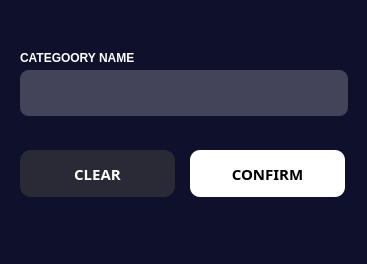
<?xml version="1.0" encoding="UTF-8"?>
<ui version="4.0">
 <class>AddCat</class>
 <widget class="QDialog" name="AddCat">
  <property name="geometry">
   <rect>
    <x>0</x>
    <y>0</y>
    <width>367</width>
    <height>264</height>
   </rect>
  </property>
  <property name="minimumSize">
   <size>
    <width>367</width>
    <height>264</height>
   </size>
  </property>
  <property name="maximumSize">
   <size>
    <width>367</width>
    <height>264</height>
   </size>
  </property>
  <property name="windowTitle">
   <string>Dialog</string>
  </property>
  <property name="styleSheet">
   <string notr="true">QDialog#AddCat{
background-color: rgb(15, 16, 43);
}</string>
  </property>
  <widget class="QLabel" name="label_7">
   <property name="geometry">
    <rect>
     <x>20</x>
     <y>50</y>
     <width>141</width>
     <height>16</height>
    </rect>
   </property>
   <property name="styleSheet">
    <string notr="true">font-family: 'Montserrat';
font-style: normal;
font-weight: 600;
font-size: 10.1515px;
line-height: 12px;
text-transform: uppercase;

color: #FFFFFF;</string>
   </property>
   <property name="text">
    <string>CATEGOORY NAME</string>
   </property>
  </widget>
  <widget class="QLineEdit" name="categoryTBx">
   <property name="geometry">
    <rect>
     <x>20</x>
     <y>70</y>
     <width>328</width>
     <height>46</height>
    </rect>
   </property>
   <property name="styleSheet">
    <string notr="true">font-family: 'Montserrat';
font-style: normal;
font-weight: 500;
font-size: 15px;
line-height: 18px;
color: #777887;

position: absolute;
width: 318px;
height: 34px;

background: #434459;
border-radius: 9.32035px;

padding-left:10px;</string>
   </property>
   <property name="text">
    <string/>
   </property>
   <property name="placeholderText">
    <string/>
   </property>
  </widget>
  <widget class="QPushButton" name="addcategoryconfirmButton">
   <property name="geometry">
    <rect>
     <x>190</x>
     <y>150</y>
     <width>155</width>
     <height>47</height>
    </rect>
   </property>
   <property name="font">
    <font>
     <family>Montserrat</family>
     <pointsize>-1</pointsize>
     <weight>75</weight>
     <italic>false</italic>
     <bold>true</bold>
    </font>
   </property>
   <property name="styleSheet">
    <string notr="true">font-family: 'Montserrat';
font-style: normal;
font-weight: 600;
font-size: 15px;
line-height: 18px;

color: rgb(0, 0, 0);
box-sizing: border-box;

position: absolute;
width: 131px;
height: 34px;
left: 200.1px;
top: calc(50% - 34px/2 + 231px);

background: #FFFFFF;
border-radius: 10px;</string>
   </property>
   <property name="text">
    <string>CONFIRM</string>
   </property>
   <property name="icon">
    <iconset resource="ICONS.qrc">
     <normaloff>:/ARROW/RESOURCE/next.png</normaloff>:/ARROW/RESOURCE/next.png</iconset>
   </property>
   <property name="iconSize">
    <size>
     <width>12</width>
     <height>12</height>
    </size>
   </property>
  </widget>
  <widget class="QPushButton" name="categclearButton">
   <property name="geometry">
    <rect>
     <x>20</x>
     <y>150</y>
     <width>155</width>
     <height>47</height>
    </rect>
   </property>
   <property name="font">
    <font>
     <family>Montserrat</family>
     <pointsize>-1</pointsize>
     <weight>75</weight>
     <italic>false</italic>
     <bold>true</bold>
    </font>
   </property>
   <property name="styleSheet">
    <string notr="true">font-family: 'Montserrat';
font-style: normal;
font-weight: 600;
font-size: 15px;
line-height: 18px;

color: #FFFFFF;
box-sizing: border-box;

position: absolute;
width: 131px;
height: 34px;
left: 52.1px;
top: calc(50% - 34px/2 + 231px);

background: #2A2A37;
border-radius: 11px;</string>
   </property>
   <property name="text">
    <string>CLEAR</string>
   </property>
   <property name="icon">
    <iconset resource="ICONS.qrc">
     <normaloff>:/ARROW/RESOURCE/clear.png</normaloff>:/ARROW/RESOURCE/clear.png</iconset>
   </property>
   <property name="iconSize">
    <size>
     <width>12</width>
     <height>12</height>
    </size>
   </property>
  </widget>
 </widget>
 <resources>
  <include location="ICONS.qrc"/>
 </resources>
 <connections/>
</ui>
